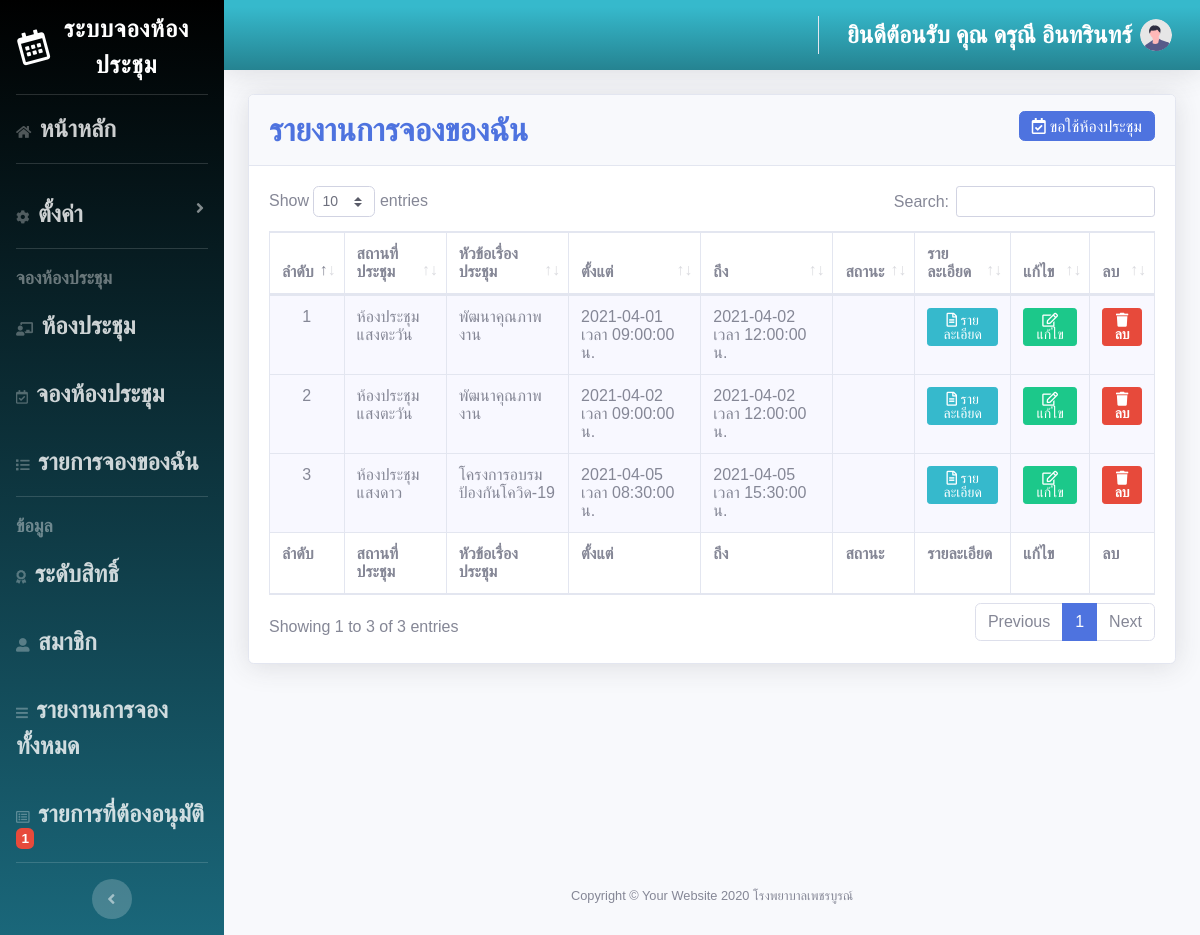
Screenshot of /meeting/showmybooking.php (signed in) with the database file from the repository.
### tables this page shows
CREATE TABLE `event` (
  `ev_id` int(11) NOT NULL,
  `ev_title` varchar(256) NOT NULL,
  `ev_startdate` date NOT NULL,
  `ev_enddate` date NOT NULL,
  `ev_starttime` time NOT NULL,
  `ev_endtime` time NOT NULL,
  `ev_color` varchar(15) NOT NULL DEFAULT '#FFFFFF',
  `ev_createdate` timestamp NOT NULL DEFAULT CURRENT_TIMESTAMP,
  `ev_people` int(5) NOT NULL,
  `ev_status` int(1) NOT NULL,
  `st_id` int(10) NOT NULL,
  `id` int(10) NOT NULL,
  `ro_id` int(5) NOT NULL,
  `ev_url` varchar(300) NOT NULL,
  `ev_bgcolor` varchar(15) NOT NULL DEFAULT '#FFFFFF',
  `ev_repeatday` varchar(20) NOT NULL,
  `event_id` varchar(15) NOT NULL
);

CREATE TABLE `rooms` (
  `ro_id` int(5) NOT NULL,
  `ro_name` varchar(50) NOT NULL,
  `ro_people` int(4) NOT NULL,
  `ro_color` varchar(20) NOT NULL,
  `ro_detail` text NOT NULL
);

### meeting/showmybooking.php (the view, shortened to what this page needs)
<?php
if (!$_SESSION['userid']) {
  header("Location: frm_login.php");
} else {
  include ('connect.php');
  $sql = "select event.ev_id, event.ev_title, event.ev_startdate, event.ev_enddate, event.ev_starttime, event.ev_endtime, event.ev_people, event.ev_createdate, rooms.ro_id, rooms.ro_name, member.id
  from event
  inner join rooms on event.ro_id = rooms.ro_id
  inner join member on event.id = member.id WHERE member.id = '".$_SESSION['userid']."'";
  $query = mysqli_query($con, $sql)
  or die ("3.ไม่สามารถประมวลผลคำสั่งได้").mysqli_error;
  ?>
  <!DOCTYPE html>
  <html lang="en">
  <head>
    <link href="vendor/fontawesome-free/css/all.min.css" rel="stylesheet" type="text/css">
    <link href="css/sb-admin-2.min.css" rel="stylesheet">
    <link href="vendor/datatables/dataTables.bootstrap4.min.css" rel="stylesheet">
  </head>
  <body id="page-top">
    <?php
    include "admin_menu.php";
    ?>
    <div class="container-fluid">
      <div class="card shadow mb-4">
        <div class="card-header py-3">
          <h6 class="m-0 font-weight-bold text-primary"><font size="6" face="TH SarabunPSK"> รายงานการจองของฉัน </font><a href="frm_addbooking.php"><span class="btn btn-primary btn-md  fa fas-plus float-right "><i class="far fa-calendar-check"> ขอใช้ห้องประชุม</i></a></h6>
          </div>
          <div class="card-body">
            <div class="table-responsive">
              <table class="table table-bordered" id="dataTable" width="100%" cellspacing="0">
                <thead>
                  <tr>
                    <th>ลำดับ</th>
                    <th>สถานที่ประชุม</th>
                    <th>หัวข้อเรื่องประชุม</th>
                    <th>ตั้งแต่</th>
                    <th>ถึง</th>
                    <th>สถานะ</th>
                    <th>รายละเอียด</th>
                    <th>แก้ไข</th>
                    <th>ลบ</th>
                  </tr>
                </thead>
                <tfoot>
                  <tr>
                    <th>ลำดับ</th>
                    <th>สถานที่ประชุม</th>
                    <th>หัวข้อเรื่องประชุม</th>
                    <th>ตั้งแต่</th>
                    <th>ถึง</th>
                    <th>สถานะ</th>
                    <th>รายละเอียด</th>
                    <th>แก้ไข</th>
                    <th>ลบ</th>
                  </tr>
                </tfoot>
                <tbody>
                  <?php
                  while ($rs=mysqli_fetch_array($query)){
                    ?>
                    <tr>
                      <td  align="center" bgcolor="#F8F8FF"><?php echo "$rs[ev_id]"; ?></td>
                      <td align="left" bgcolor="#F8F8FF" ><?php echo "$rs[ro_name]"; ?></td>
                      <td align="left" bgcolor="#F8F8FF"><?php echo "$rs[ev_title]"; ?><?php echo "</a>"; ?></td>
                      <td align="left"  bgcolor="#F8F8FF" ><?php echo "$rs[ev_startdate]"; ?> เวลา <?php echo "$rs[ev_starttime]"; ?> น.</td>
                      <td align="left" bgcolor="#F8F8FF" ><?php echo "$rs[ev_enddate]"; ?> เวลา <?php echo "$rs[ev_endtime]"; ?> น.</td>
                      <td align="left" bgcolor="#F8F8FF" ></td>
                      <td align="center" bgcolor="#F8F8FF"><div align="center">
                       <?php echo "<a href=\"detailbooking.php?ev_id=$rs[ev_id]\">"; ?><span  class="btn btn-info btn-sm " > <i class="far fa-file-alt">  รายละเอียด  </i></span></a></div></td>
                       <td align="center" bgcolor="#F8F8FF"><div align="center">
                        <?php echo "<a href=\"em_frm_editoperator.php?ev_id=$rs[ev_id]\">"; ?><span  class="btn btn-success btn-sm  " > <i class="far fa-edit">  แก้ไข </i></a></div></td>
                          <td align="center" bgcolor="#F8F8FF"><div align="center">
                           <?php echo "<a href=\"em_frm_deleteoperator.php?ev_id=$rs[ev_id]\">"; ?><span  class="btn btn-danger btn-sm  " > <i class="fas fa-trash"> ลบ </i></a></div></td>
                           </tr>
                           <?php
                         }
                         ?>
                       </tbody>
                     </table>
                   </div>
                 </div>
               </div>
             </div>
           </div>
           <?php
           include "foot1.php";
           ?>
         </div>
       </div>
                        </body>
                        </html>
                        <?php } ?>

### meeting/foot1.php (style rules this page uses)
body { font-family: "Poppins", sans-serif; background-color:#F8F8FF; height: 100vh; }

### rows the page displays
event: ev_id "1", ro.ro_name "ห้องประชุมแสงตะวัน", ev_title "พัฒนาคุณภาพงาน", ev_startdate "2021-04-01", ev_starttime "09:00:00", ev_enddate "2021-04-02", ev_endtime "12:00:00"
event: ev_id "2", ro.ro_name "ห้องประชุมแสงตะวัน", ev_title "พัฒนาคุณภาพงาน", ev_startdate "2021-04-02", ev_starttime "09:00:00", ev_enddate "2021-04-02", ev_endtime "12:00:00"
event: ev_id "3", ro.ro_name "ห้องประชุมแสงดาว", ev_title "โครงการอบรมป้องกันโควิด-19", ev_startdate "2021-04-05", ev_starttime "08:30:00", ev_enddate "2021-04-05", ev_endtime "15:30:00"

### other values shown
$num "1"
$_SESSION['user'] "ดรุณี อินทรินทร์"
